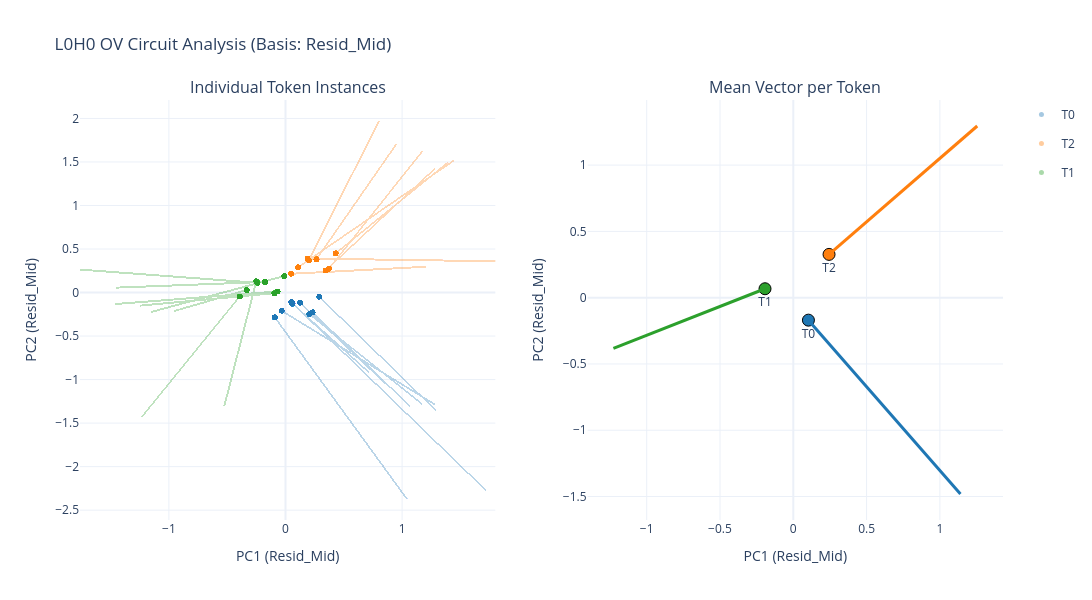

The code cell stored with this chart in its notebook:
### Code cell
plot_real_ov_vectors(model, process, num_seqs=1000, seq_len=10, layer_idx=0, head_idx=0,start_pos=2)

### Figure 1 — Plotly figure (JSON) as saved in the notebook; plotly's stock layout.template omitted (floating-point values rounded to 4 significant figures; data arrays with more than 128 entries replaced by an {"elided": "..."} marker saying what was removed)
{"data": [{"legendgroup": "T0", "marker": {"color": "#1f77b4", "opacity": 0.4, "size": 5}, "mode": "markers", "name": "T0", "type": "scatter", "x": {"elided": "2699 float values"}, "xaxis": "x", "y": {"elided": "2699 float values"}, "yaxis": "y"}, {"line": {"color": "#1f77b4", "width": 1}, "mode": "lines", "opacity": 0.3, "showlegend": false, "type": "scatter", "x": {"elided": "8097 float values"}, "xaxis": "x", "y": {"elided": "8097 float values"}, "yaxis": "y"}, {"legendgroup": "T0", "marker": {"color": "#1f77b4", "line": {"color": "black", "width": 1}, "size": 12}, "mode": "markers+text", "showlegend": false, "text": ["T0"], "textposition": "bottom center", "type": "scatter", "x": [0.1032], "xaxis": "x2", "y": [-0.1696], "yaxis": "y2"}, {"line": {"color": "#1f77b4", "width": 3}, "mode": "lines", "showlegend": false, "type": "scatter", "x": [0.1032, 1.14], "xaxis": "x2", "y": [-0.1696, -1.481], "yaxis": "y2"}, {"marker": {"angleref": "previous", "color": "#1f77b4", "size": 8, "symbol": "arrow-bar-up"}, "mode": "markers", "showlegend": false, "type": "scatter", "x": [1.14], "xaxis": "x2", "y": [-1.481], "yaxis": "y2"}, {"legendgroup": "T2", "marker": {"color": "#ff7f0e", "opacity": 0.4, "size": 5}, "mode": "markers", "name": "T2", "type": "scatter", "x": {"elided": "2680 float values"}, "xaxis": "x", "y": {"elided": "2680 float values"}, "yaxis": "y"}, {"line": {"color": "#ff7f0e", "width": 1}, "mode": "lines", "opacity": 0.3, "showlegend": false, "type": "scatter", "x": {"elided": "8040 float values"}, "xaxis": "x", "y": {"elided": "8040 float values"}, "yaxis": "y"}, {"legendgroup": "T2", "marker": {"color": "#ff7f0e", "line": {"color": "black", "width": 1}, "size": 12}, "mode": "markers+text", "showlegend": false, "text": ["T2"], "textposition": "bottom center", "type": "scatter", "x": [0.2438], "xaxis": "x2", "y": [0.3265], "yaxis": "y2"}, {"line": {"color": "#ff7f0e", "width": 3}, "mode": "lines", "showlegend": false, "type": "scatter", "x": [0.2438, 1.255], "xaxis": "x2", "y": [0.3265, 1.295], "yaxis": "y2"}, {"marker": {"angleref": "previous", "color": "#ff7f0e", "size": 8, "symbol": "arrow-bar-up"}, "mode": "markers", "showlegend": false, "type": "scatter", "x": [1.255], "xaxis": "x2", "y": [1.295], "yaxis": "y2"}, {"legendgroup": "T1", "marker": {"color": "#2ca02c", "opacity": 0.4, "size": 5}, "mode": "markers", "name": "T1", "type": "scatter", "x": {"elided": "2621 float values"}, "xaxis": "x", "y": {"elided": "2621 float values"}, "yaxis": "y"}, {"line": {"color": "#2ca02c", "width": 1}, "mode": "lines", "opacity": 0.3, "showlegend": false, "type": "scatter", "x": {"elided": "7863 float values"}, "xaxis": "x", "y": {"elided": "7863 float values"}, "yaxis": "y"}, {"legendgroup": "T1", "marker": {"color": "#2ca02c", "line": {"color": "black", "width": 1}, "size": 12}, "mode": "markers+text", "showlegend": false, "text": ["T1"], "textposition": "bottom center", "type": "scatter", "x": [-0.193], "xaxis": "x2", "y": [0.06739], "yaxis": "y2"}, {"line": {"color": "#2ca02c", "width": 3}, "mode": "lines", "showlegend": false, "type": "scatter", "x": [-0.193, -1.227], "xaxis": "x2", "y": [0.06739, -0.3826], "yaxis": "y2"}, {"marker": {"angleref": "previous", "color": "#2ca02c", "size": 8, "symbol": "arrow-bar-up"}, "mode": "markers", "showlegend": false, "type": "scatter", "x": [-1.227], "xaxis": "x2", "y": [-0.3826], "yaxis": "y2"}], "layout": {"annotations": [{"font": {"size": 16}, "showarrow": false, "text": "Individual Token Instances", "x": 0.225, "xanchor": "center", "xref": "paper", "y": 1, "yanchor": "bottom", "yref": "paper"}, {"font": {"size": 16}, "showarrow": false, "text": "Mean Vector per Token", "x": 0.775, "xanchor": "center", "xref": "paper", "y": 1, "yanchor": "bottom", "yref": "paper"}], "height": 600, "title": {"text": "L0H0 OV Circuit Analysis (Basis: Resid_Mid)"}, "width": 1100, "xaxis": {"anchor": "y", "domain": [0, 0.45], "title": {"text": "PC1 (Resid_Mid)"}}, "xaxis2": {"anchor": "y2", "domain": [0.55, 1], "title": {"text": "PC1 (Resid_Mid)"}}, "yaxis": {"anchor": "x", "domain": [0, 1], "title": {"text": "PC2 (Resid_Mid)"}}, "yaxis2": {"anchor": "x2", "domain": [0, 1], "title": {"text": "PC2 (Resid_Mid)"}}}}
